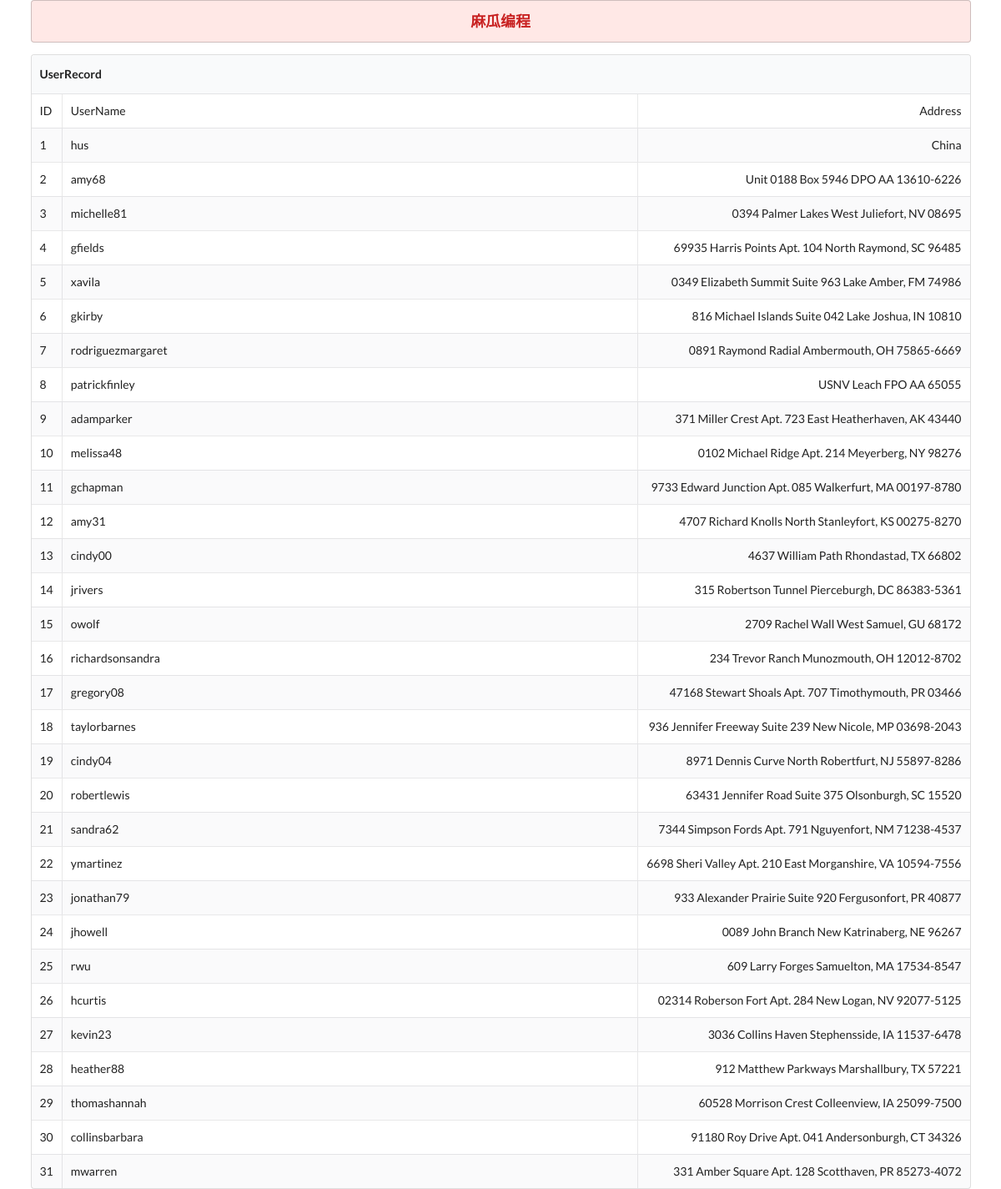
The page /third/ on the database its author committed.
### app/models.py (models this page shows, shortened)
class UserRecord(models.Model):
    username = models.CharField(max_length=128)
    address = models.CharField(max_length=128)

### app/views.py (the view)
# urls.py: url(r'^third/', third),
def third(request):
    context = {}
    ur = UserRecord.objects.all()
    context['ur'] = ur
    return render(request, 'two.html', context)

### app/templates/two.html (shortened to what this page needs)
<!DOCTYPE html>
<html>
    <head>
        <link rel="stylesheet" href="/static/css/semantic.css" media="screen" title="no title" charset="utf-8">
    </head>
    <body>
        <div class="ui inverted red container center aligned message">
            <div class="ui header">麻瓜编程</div>
        </div>
        <div class="ui container">
        <table class="ui celled striped table">
              <thead>
                <th colspan="3">UserRecord</th>
              </thead>
              <tbody>
              <tr>
                  <td>ID</td>
                  <td>UserName</td>
                  <td class="right aligned collapsing">Address</td>
              </tr>
              {%  for i in ur %}
                <tr>
                  <td class="collapsing"> {{ i.id }} </td>
                  <td>{{ i.username }}</td>
                  <td class="right aligned collapsing">{{ i.address }}</td>
                </tr>
              {%  endfor %}
              </tbody>
            </table>
        </div>
    </body>
</html>

### rows shown on the page
UserRecord: id "1", username "hus", address "China"
UserRecord: id "2", username "amy68", address "Unit 0188 Box 5946 DPO AA 13610-6226"
UserRecord: id "3", username "michelle81", address "0394 Palmer Lakes West Juliefort, NV 08695"
UserRecord: id "4", username "gfields", address "69935 Harris Points Apt. 104 North Raymond, SC 96485"
UserRecord: id "5", username "xavila", address "0349 Elizabeth Summit Suite 963 Lake Amber, FM 74986"
UserRecord: id "6", username "gkirby", address "816 Michael Islands Suite 042 Lake Joshua, IN 10810"
UserRecord: id "7", username "rodriguezmargaret", address "0891 Raymond Radial Ambermouth, OH 75865-6669"
UserRecord: id "8", username "patrickfinley", address "USNV Leach FPO AA 65055"
UserRecord: id "9", username "adamparker", address "371 Miller Crest Apt. 723 East Heatherhaven, AK 43440"
UserRecord: id "10", username "melissa48", address "0102 Michael Ridge Apt. 214 Meyerberg, NY 98276"
UserRecord: id "11", username "gchapman", address "9733 Edward Junction Apt. 085 Walkerfurt, MA 00197-8780"
UserRecord: id "12", username "amy31", address "4707 Richard Knolls North Stanleyfort, KS 00275-8270"
UserRecord: id "13", username "cindy00", address "4637 William Path Rhondastad, TX 66802"
UserRecord: id "14", username "jrivers", address "315 Robertson Tunnel Pierceburgh, DC 86383-5361"
UserRecord: id "15", username "owolf", address "2709 Rachel Wall West Samuel, GU 68172"
UserRecord: id "16", username "richardsonsandra", address "234 Trevor Ranch Munozmouth, OH 12012-8702"
UserRecord: id "17", username "gregory08", address "47168 Stewart Shoals Apt. 707 Timothymouth, PR 03466"
UserRecord: id "18", username "taylorbarnes", address "936 Jennifer Freeway Suite 239 New Nicole, MP 03698-2043"
UserRecord: id "19", username "cindy04", address "8971 Dennis Curve North Robertfurt, NJ 55897-8286"
UserRecord: id "20", username "robertlewis", address "63431 Jennifer Road Suite 375 Olsonburgh, SC 15520"
UserRecord: id "21", username "sandra62", address "7344 Simpson Fords Apt. 791 Nguyenfort, NM 71238-4537"
UserRecord: id "22", username "ymartinez", address "6698 Sheri Valley Apt. 210 East Morganshire, VA 10594-7556"
UserRecord: id "23", username "jonathan79", address "933 Alexander Prairie Suite 920 Fergusonfort, PR 40877"
UserRecord: id "24", username "jhowell", address "0089 John Branch New Katrinaberg, NE 96267"
UserRecord: id "25", username "rwu", address "609 Larry Forges Samuelton, MA 17534-8547"
UserRecord: id "26", username "hcurtis", address "02314 Roberson Fort Apt. 284 New Logan, NV 92077-5125"
UserRecord: id "27", username "kevin23", address "3036 Collins Haven Stephensside, IA 11537-6478"
UserRecord: id "28", username "heather88", address "912 Matthew Parkways Marshallbury, TX 57221"
UserRecord: id "29", username "thomashannah", address "60528 Morrison Crest Colleenview, IA 25099-7500"
UserRecord: id "30", username "collinsbarbara", address "91180 Roy Drive Apt. 041 Andersonburgh, CT 34326"
UserRecord: id "31", username "mwarren", address "331 Amber Square Apt. 128 Scotthaven, PR 85273-4072"
